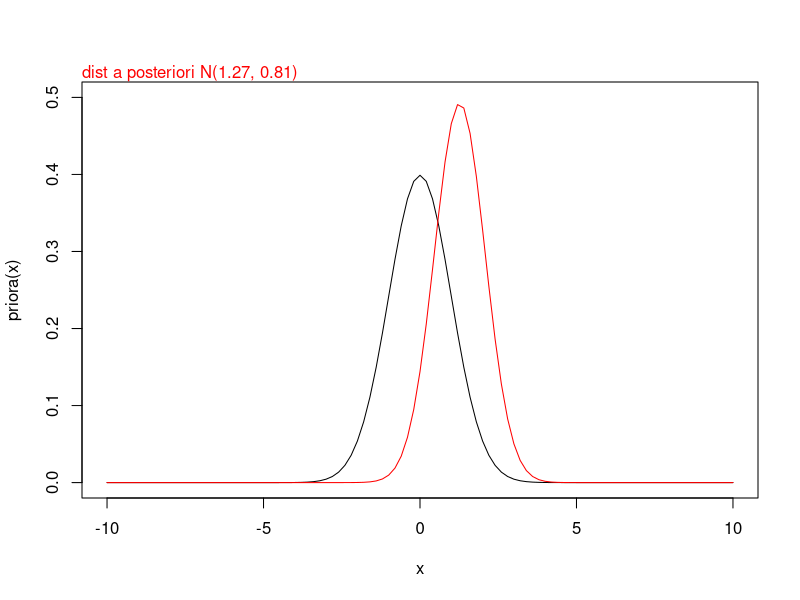
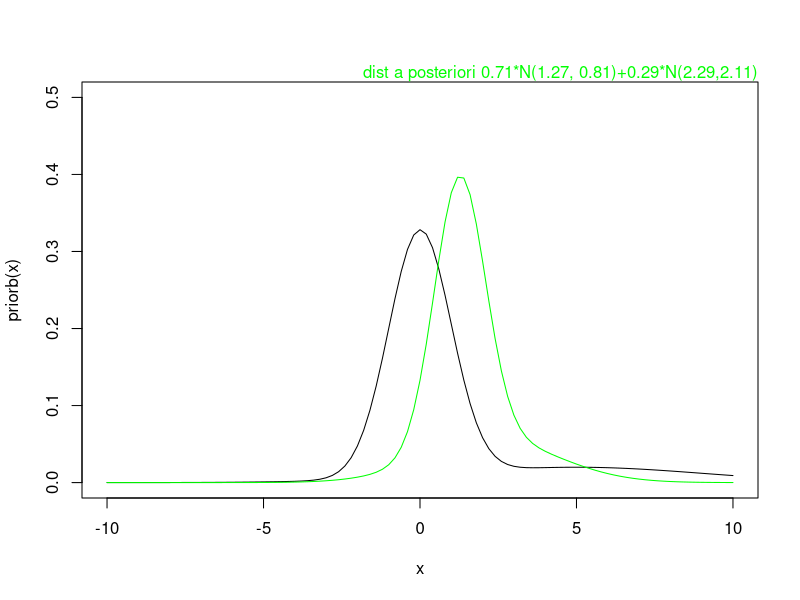

Reproduce these figures in R, in order.
x<-seq(from=-10, to=10, by=0.01)
priora<-function(x){y=dnorm(x,0,1)}
posterior1<-function(x){y=dnorm(x,1.27,0.81)}
curve(priora(x), from=-10,to =10, ylim=c(0,0.5))
curve(posterior1(x), from=-10, to=10 , col="red", add=TRUE)
mtext("dist a posteriori N(1.27, 0.81)", col="red", adj=0)
priorb<- function(x){ y=0.8*dnorm(x,0,1)+0.2*dnorm(x,5,4)}
posterior2<-function(x){0.71*dnorm(x,1.27,0.81)+0.29*dnorm(x,2.29,2.11)}
curve(priorb(x), from=-10, to=10, ylim=c(0,0.5))
curve(posterior2(x), from=-10, to=10 , col="green", add=TRUE)
mtext("dist a posteriori 0.71*N(1.27, 0.81)+0.29*N(2.29,2.11)", col="green", adj=1)
rm(list=ls())
